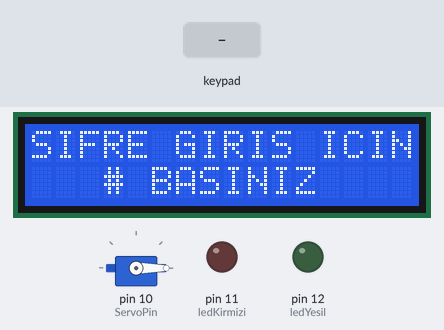
The sketch below on a simulated Arduino Uno, built with avr-gcc and run on an emulated ATmega328P. Shown: 16×2 character LCD, servo, output pins drawn as LEDs (lit = HIGH). Inputs (shaded band) come from the test bench.

Above: at 1.2 s.
1.3 s: key '#' pressed
At 1.7 s:
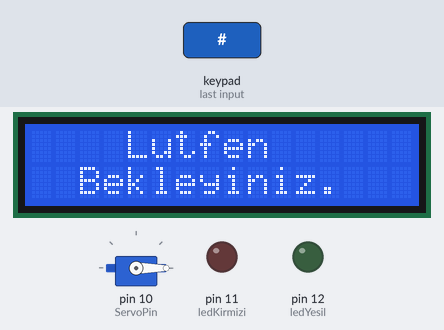
At 2.8 s:
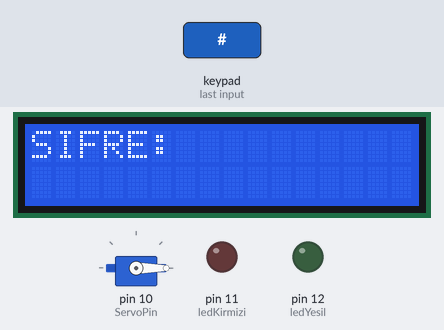
3.8 s: keypad keys 1 2 3 4 5 pressed 0.4 s apart
At 6.0 s:
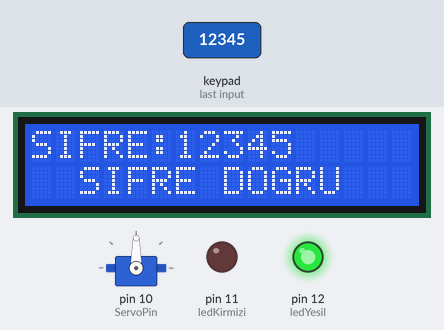
Timing chart, 0 to 11.9 s (numbered marks = the images above; inputs shaded):
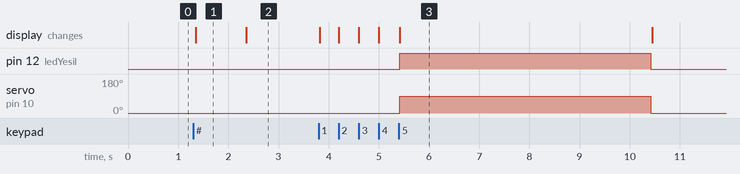

The sketch:

Kod.ino
```cpp
#include <LiquidCrystal_I2C.h>
#include <Wire.h>
#include <Keypad.h>
#include "Servo.h"
LiquidCrystal_I2C lcd(0x27, 16, 2);
Servo ServoKapi;
String sifre = "12345";
int sifreUzunluk =  sifre.length();
int ServoPin = 10, ledKirmizi = 11, ledYesil = 12;
char key[4][4] = {
  {'1', '2', '3', 'A'},
  {'4', '5', '6', 'B'},
  {'7', '8', '9', 'C'},
  {'*', '0', '#', 'D'}
};
byte Satir[4] = {9, 8, 7, 6};
byte Sutun[4] = {5, 4, 3, 2};
Keypad Tus = Keypad(makeKeymap(key), Satir, Sutun, 4, 4);
void setup() {
  lcd.begin();
  pinMode(ledYesil, OUTPUT);
  pinMode(ledKirmizi, OUTPUT);
  ServoKapi.attach(ServoPin);
  ServoKapi.write(0);
}
void loop() {
  lcd.setCursor(0, 0);
  lcd.print("SIFRE GIRIS ICIN");
  lcd.setCursor(0, 1);
  lcd.print("   # BASINIZ    ");
  if (Tus.getKey() == '#') {
    lcd.clear();
    lcd.setCursor(0, 0);
    lcd.print("    Lutfen      ");
    lcd.setCursor(0, 1);
    lcd.print("  Bekleyiniz.   ");
    delay(1000);
    SifreGir();
  }
}
void SifreGir() {
  int uzunluk = 0;
  String pass = "";
  lcd.clear();
  lcd.setCursor(0, 0);
  lcd.print("SIFRE:");
  while (uzunluk != sifreUzunluk) {
    char btus = Tus.getKey();
    if (btus != NO_KEY) {
      lcd.print(btus);
      pass += btus;
      uzunluk++;
    }
  }
  lcd.setCursor(0, 1);
  if (sifre == pass) {
    lcd.print("  SIFRE DOGRU   ");
    ServoKapi.write(90);
    digitalWrite(ledYesil, 1);
    delay(5000);
    digitalWrite(ledYesil, 0);
    ServoKapi.write(0);
  }
  else {
    lcd.print("  SIFRE YANLIS  ");
    digitalWrite(ledKirmizi, 1);
    delay(3000);
    digitalWrite(ledKirmizi, 0);
  }
}
```

Measured:
- after the input at 1.3 s, the display: changes after 0.05 s (image 1)
- after the input at 3.8 s, pin 12 (ledYesil): LOW → HIGH after 1.6 s, → LOW 5.0 s later; servo on pin 10 (ServoPin): 0° → 90° after 1.6 s, → 0° 5.0 s later; the display: first changes at once (image 3 shows a later state)
- what the display in image 1 shows lasts 1.0 s, from 1.4 s to 2.4 s
